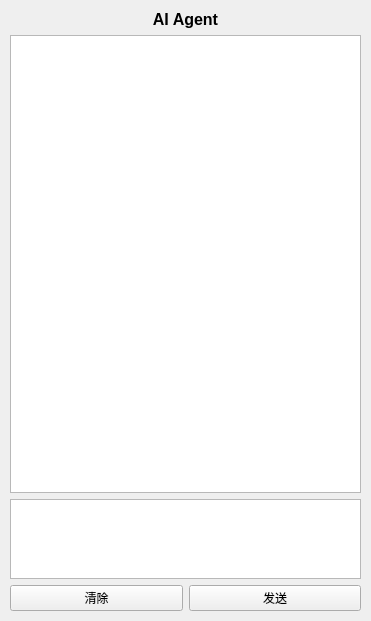
   <widget class="QWidget" name="AIWidget" native="true">
    <property name="geometry">
     <rect>
      <x>900</x>
      <y>10</y>
      <width>371</width>
      <height>621</height>
     </rect>
    </property>
    <layout class="QVBoxLayout" name="AIVerticalLayout">
     <property name="leftMargin">
      <number>10</number>
     </property>
     <property name="topMargin">
      <number>10</number>
     </property>
     <property name="rightMargin">
      <number>10</number>
     </property>
     <property name="bottomMargin">
      <number>10</number>
     </property>
     <item>
      <widget class="QLabel" name="AIlabel">
       <property name="font">
        <font>
         <pointsize>12</pointsize>
         <bold>true</bold>
        </font>
       </property>
       <property name="text">
        <string>AI Agent</string>
       </property>
       <property name="alignment">
        <set>Qt::AlignmentFlag::AlignCenter</set>
       </property>
      </widget>
     </item>
     <item>
      <widget class="QTextBrowser" name="AITextBrowser"/>
     </item>
     <item>
      <widget class="QTextEdit" name="AITextEdit">
       <property name="sizePolicy">
        <sizepolicy hsizetype="Expanding" vsizetype="Minimum">
         <horstretch>0</horstretch>
         <verstretch>0</verstretch>
        </sizepolicy>
       </property>
       <property name="maximumSize">
        <size>
         <width>16777215</width>
         <height>80</height>
        </size>
       </property>
      </widget>
     </item>
     <item>
      <layout class="QHBoxLayout" name="horizontalLayout_5">
       <item>
        <widget class="QPushButton" name="AIClearButton">
         <property name="text">
          <string>清除</string>
         </property>
        </widget>
       </item>
       <item>
        <widget class="QPushButton" name="AISendButton">
         <property name="text">
          <string>发送</string>
         </property>
        </widget>
       </item>
      </layout>
     </item>
    </layout>
   </widget>
